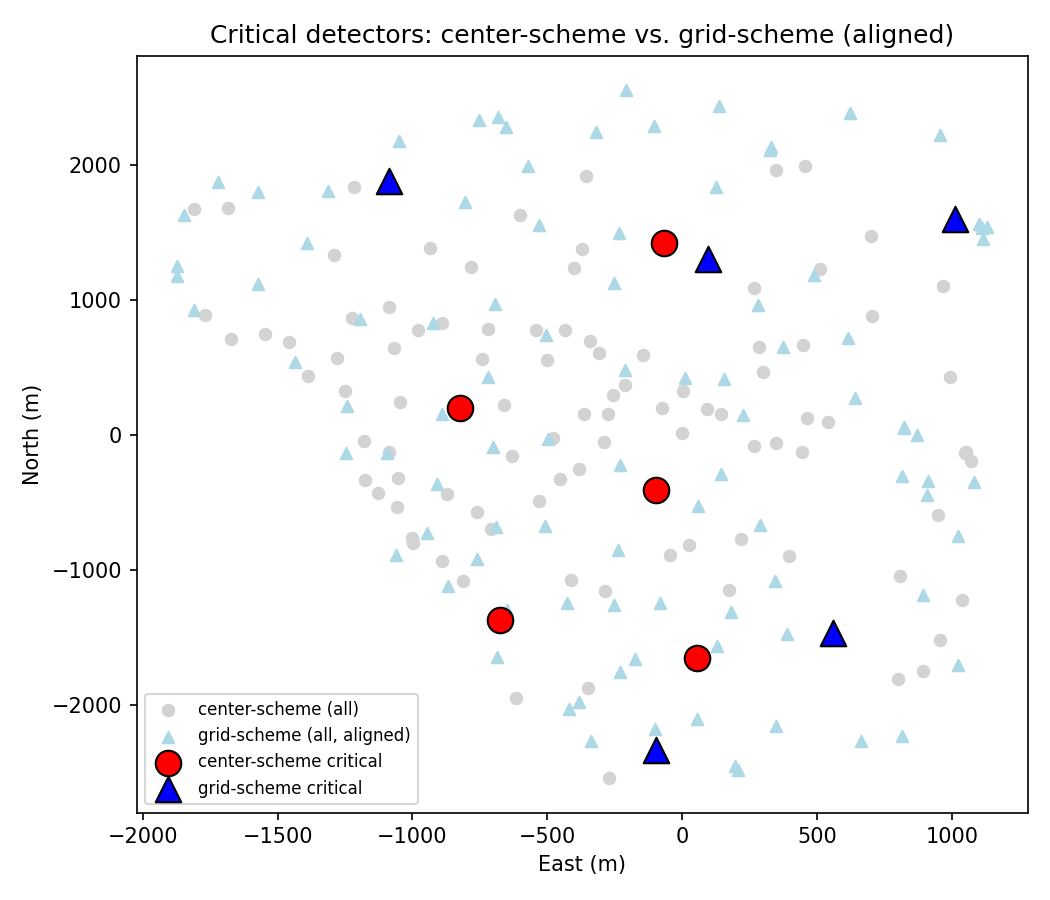

The Python source for this figure:
#!/usr/bin/env python3
"""
Cross-layout check: is the "small critical core" found by detector_removal_analysis.py
a property of detector redundancy in general, or an artifact of the one specific layout
(center-scheme, saved as "_combined" -- confirmed byte-identical: same U, same x/y) that
was analyzed?

mode_connectivity.py already established that grid-scheme and center-scheme are two
genuinely different physical arrangements (563m apart per detector after Hungarian
alignment) achieving statistically equivalent utility (U=205.9 vs 208.9 saved). Since the
plateau is degenerate, a different arrangement could solve the "which regions need
coverage" problem with an entirely different set of detectors -- there is no reason the
same DETECTOR INDEX, or even the same PHYSICAL LOCATION, should be critical in both.

This script repeats the exact same leave-one-out + 3-removal-sequence experiment as
detector_removal_analysis.py, but on the grid-scheme layout, then:
  1. compares whether grid-scheme ALSO shows a similarly concentrated, non-uniform dip
     distribution (tests whether "a small critical core exists" generalizes as a
     qualitative pattern, independent of which specific layout you look at)
  2. Hungarian-aligns grid-scheme to center-scheme (reusing opt_core.align_to_reference,
     the same approach mode_connectivity.py uses) and checks whether grid-scheme's
     critical detectors sit physically close to where center-scheme's own critical
     detectors are (a "same region needs coverage, different specific detector solves
     it" story) or in entirely different neighborhoods (criticality is tied to the whole
     arrangement, with no fixed physical location that "needs" a detector).
"""
import os, sys, json, time
import numpy as np
import torch

_V6 = "/n/holylfs05/LABS/arguelles_delgado_lab/Everyone/jagarwal/TambOpt-zlt/detector_optimization_v6"
sys.path.insert(0, _V6)
import layouts as _layouts  # noqa: E402  (layout paths live in one place)
import modules_v6  # noqa: F401

from modules_v6.constants import N_DETECTORS, TRAINING_DATASET_FOLDER, FNN_FOLDER, RECON_FOLDER
from modules_v6.opt_core import utility_of_xy, load_models, align_to_reference

DEVICE = torch.device("cuda" if torch.cuda.is_available() else "cpu")
HERE = os.path.dirname(os.path.abspath(__file__))
RUN_BASE = "/n/holylfs05/LABS/arguelles_delgado_lab/Everyone/jagarwal/v6_runs"
BATCH_SEED_BASE = 1000     # match the original detector_removal_analysis.py exactly
BATCH_SIZE = 512
N_BATCHES = 3
REMOVAL_FLOOR = 20
SEED = 123
N_HIGHLIGHT = 5

print("=" * 70)
print("Cross-layout check: does grid-scheme have the SAME critical detectors as center-scheme?")
print("=" * 70)

fnn, recon = load_models(DEVICE, fnn_folder=FNN_FOLDER, recon_dir=RECON_FOLDER + "_deepsets")

primary_all = torch.load(os.path.join(TRAINING_DATASET_FOLDER, "primary.pt"),
                         weights_only=False).float()
n_total = primary_all.shape[0]


def fresh_batch(seed):
    g = torch.Generator().manual_seed(seed)
    idx = torch.randint(0, n_total, (BATCH_SIZE,), generator=g)
    return primary_all[idx].to(DEVICE)


BATCHES = [fresh_batch(BATCH_SEED_BASE + b) for b in range(N_BATCHES)]


@torch.no_grad()
def eval_U(x, y):
    Us = [float(utility_of_xy(x.to(DEVICE), y.to(DEVICE), p, fnn, recon)[0].item()) for p in BATCHES]
    return float(np.mean(Us))


def load_layout(path):
    d = torch.load(path, map_location="cpu", weights_only=False)
    return d["x"].float().reshape(-1), d["y"].float().reshape(-1), float(d["U"])


grid_x, grid_y, grid_U_saved = load_layout(
    _layouts.primary())
full_U = eval_U(grid_x, grid_y)
print(f"grid-scheme U (saved): {grid_U_saved:.4f}  (re-evaluated, {N_BATCHES} fresh batches): {full_U:.4f}")

# ── Leave-one-out sweep on grid-scheme (Part 1 only -- the fast, cheap part) ──
print(f"\n[part 1] leave-one-out sweep on GRID-SCHEME layout ({N_DETECTORS} evals) ...")
t0 = time.time()
dips = np.zeros(N_DETECTORS, dtype=np.float64)
for i in range(N_DETECTORS):
    mask = torch.ones(N_DETECTORS, dtype=torch.bool)
    mask[i] = False
    u_without = eval_U(grid_x[mask], grid_y[mask])
    dips[i] = full_U - u_without
print(f"[part 1] done in {time.time()-t0:.0f}s")
order_by_dip = np.argsort(dips)
print(f"  dip stats: min={dips.min():.4f}  max={dips.max():.4f}  mean={dips.mean():.4f}  "
      f"std={dips.std():.4f}  (center-scheme was: mean=0.2980 std=0.5334)")

grid_critical = order_by_dip[-N_HIGHLIGHT:][::-1]
grid_redundant = order_by_dip[:N_HIGHLIGHT]
print(f"  grid-scheme most CRITICAL {N_HIGHLIGHT}: "
      f"{[(int(i), round(float(dips[i]), 4)) for i in grid_critical]}")
print(f"  grid-scheme most REDUNDANT {N_HIGHLIGHT}: "
      f"{[(int(i), round(float(dips[i]), 4)) for i in grid_redundant]}")

# ── Part 2: three removal sequences, same structure as the original script ──
def greedy_removal(pick_max: bool, label: str):
    remaining = list(range(N_DETECTORS))
    curve = [(N_DETECTORS, full_U)]
    t0 = time.time()
    while len(remaining) > REMOVAL_FLOOR:
        best_choice, best_u = None, None
        for cand in remaining:
            trial = [j for j in remaining if j != cand]
            idx_t = torch.tensor(trial, dtype=torch.long)
            u = eval_U(grid_x[idx_t], grid_y[idx_t])
            if best_u is None or (pick_max and u < best_u) or (not pick_max and u > best_u):
                best_u, best_choice = u, cand
        remaining.remove(best_choice)
        curve.append((len(remaining), best_u))
        if len(remaining) % 10 == 0:
            print(f"  [{label}] {len(remaining)} remaining, U={best_u:.3f}  ({time.time()-t0:.0f}s elapsed)")
    return curve


print(f"\n[part 2a] greedy removal: highest-dip-first, GRID-SCHEME, down to {REMOVAL_FLOOR} remaining ...")
curve_highest = greedy_removal(pick_max=True, label="highest_dip_first")
print(f"\n[part 2b] greedy removal: lowest-dip-first, GRID-SCHEME, down to {REMOVAL_FLOOR} remaining ...")
curve_lowest = greedy_removal(pick_max=False, label="lowest_dip_first")

print(f"\n[part 2c] random removal order, GRID-SCHEME, down to {REMOVAL_FLOOR} remaining ...")
rng = np.random.default_rng(SEED)
rand_order = rng.permutation(N_DETECTORS).tolist()
remaining = list(range(N_DETECTORS))
curve_random = [(N_DETECTORS, full_U)]
for det_to_remove in rand_order:
    if len(remaining) <= REMOVAL_FLOOR:
        break
    remaining.remove(det_to_remove)
    idx_t = torch.tensor(remaining, dtype=torch.long)
    u = eval_U(grid_x[idx_t], grid_y[idx_t])
    curve_random.append((len(remaining), u))

print(f"\n[comparison] U at {REMOVAL_FLOOR}-detector floor:")
print(f"  GRID-SCHEME:   highest_dip_first={curve_highest[-1][1]:.3f}  "
      f"lowest_dip_first={curve_lowest[-1][1]:.3f}  random={curve_random[-1][1]:.3f}")
print(f"  CENTER-SCHEME (original run): highest_dip_first=13.756  lowest_dip_first=148.829  random=96.243")

# ── Cross-layout spatial comparison: Hungarian-align grid-scheme to center-scheme ──
center_x, center_y, _ = load_layout(
    _layouts.secondary())
with open(os.path.join(HERE, "detector_removal_results.json")) as f:
    center_results = json.load(f)
center_dips = np.array(center_results["leave_one_out"]["dips"], dtype=np.float64)
center_order = np.argsort(center_dips)
center_critical = center_order[-N_HIGHLIGHT:][::-1]
center_redundant = center_order[:N_HIGHLIGHT]

xy_stack = np.stack([
    np.stack([center_x.numpy(), center_y.numpy()], axis=-1),
    np.stack([grid_x.numpy(), grid_y.numpy()], axis=-1),
], axis=0)  # (2, n_det, 2), center-scheme is the reference (ref_idx=0)
aligned, perms = align_to_reference(xy_stack, ref_idx=0)
grid_x_aligned = aligned[1, :, 0]
grid_y_aligned = aligned[1, :, 1]

center_pos = np.stack([center_x.numpy(), center_y.numpy()], axis=-1)   # (100, 2)
grid_pos_aligned = np.stack([grid_x_aligned, grid_y_aligned], axis=-1)  # (100, 2), same ref frame now

def nearest_dist(query_pos, pool_pos):
    d2 = ((query_pos[:, None, :] - pool_pos[None, :, :]) ** 2).sum(-1)
    return np.sqrt(d2.min(axis=1))

# For each layout's own critical/redundant detectors, distance (in the shared, aligned
# reference frame) to the NEAREST detector in the OTHER layout: small = "something in the
# other layout covers roughly the same spot"; large = "this specific spot is only covered
# in this one layout."
center_critical_pos = center_pos[center_critical]
center_redundant_pos = center_pos[center_redundant]
grid_critical_pos = grid_pos_aligned[grid_critical]
grid_redundant_pos = grid_pos_aligned[grid_redundant]

dist_center_critical_to_grid = nearest_dist(center_critical_pos, grid_pos_aligned)
dist_grid_critical_to_center = nearest_dist(grid_critical_pos, center_pos)
dist_center_redundant_to_grid = nearest_dist(center_redundant_pos, grid_pos_aligned)
dist_grid_redundant_to_center = nearest_dist(grid_redundant_pos, center_pos)
# Baseline: typical nearest-neighbor distance for ANY detector in one layout to the other
# (not just the critical/redundant ones), so we know what "close" vs "far" means here.
baseline_all = nearest_dist(center_pos, grid_pos_aligned)

print("\n" + "=" * 70)
print("CROSS-LAYOUT SPATIAL COMPARISON (after Hungarian alignment)")
print("=" * 70)
print(f"  baseline: mean nearest-neighbor distance, ANY center-scheme detector -> "
      f"nearest grid-scheme detector: {baseline_all.mean():.1f}m (std={baseline_all.std():.1f}m)")
print(f"  center-scheme CRITICAL detectors -> nearest grid-scheme detector: "
      f"mean={dist_center_critical_to_grid.mean():.1f}m  {dist_center_critical_to_grid.round(1).tolist()}")
print(f"  center-scheme REDUNDANT detectors -> nearest grid-scheme detector: "
      f"mean={dist_center_redundant_to_grid.mean():.1f}m  {dist_center_redundant_to_grid.round(1).tolist()}")
print(f"  grid-scheme CRITICAL detectors -> nearest center-scheme detector: "
      f"mean={dist_grid_critical_to_center.mean():.1f}m  {dist_grid_critical_to_center.round(1).tolist()}")
print(f"  grid-scheme REDUNDANT detectors -> nearest center-scheme detector: "
      f"mean={dist_grid_redundant_to_center.mean():.1f}m  {dist_grid_redundant_to_center.round(1).tolist()}")
print("\n  If critical detectors' cross-layout distance is close to (or below) baseline, "
      "the OTHER layout still has something covering roughly that spot (criticality "
      "reflects a physical region, solved differently by each layout). If it's well "
      "ABOVE baseline, that region is uniquely covered by only one of the two layouts.")

results = dict(
    grid_full_U=full_U,
    grid_dips=dips.tolist(),
    grid_critical=grid_critical.tolist(),
    grid_redundant=grid_redundant.tolist(),
    grid_curve_highest_dip_first=curve_highest,
    grid_curve_lowest_dip_first=curve_lowest,
    grid_curve_random=curve_random,
    center_critical=center_critical.tolist(),
    center_redundant=center_redundant.tolist(),
    baseline_nearest_neighbor_cross_layout_mean_m=float(baseline_all.mean()),
    baseline_nearest_neighbor_cross_layout_std_m=float(baseline_all.std()),
    dist_center_critical_to_grid_m=dist_center_critical_to_grid.tolist(),
    dist_center_redundant_to_grid_m=dist_center_redundant_to_grid.tolist(),
    dist_grid_critical_to_center_m=dist_grid_critical_to_center.tolist(),
    dist_grid_redundant_to_center_m=dist_grid_redundant_to_center.tolist(),
)
out_path = os.path.join(HERE, "detector_removal_cross_layout_check_results.json")
with open(out_path, "w") as f:
    json.dump(results, f, indent=2)
print(f"\nSaved to {out_path}")

try:
    import matplotlib
    matplotlib.use("Agg")
    import matplotlib.pyplot as plt
    fig, ax = plt.subplots(figsize=(7, 6))
    ax.scatter(center_pos[:, 1], center_pos[:, 0], s=30, c="lightgray", label="center-scheme (all)")
    ax.scatter(grid_pos_aligned[:, 1], grid_pos_aligned[:, 0], s=30, c="lightblue",
               marker="^", label="grid-scheme (all, aligned)")
    ax.scatter(center_critical_pos[:, 1], center_critical_pos[:, 0], s=150, c="red",
               edgecolor="black", label="center-scheme critical")
    ax.scatter(grid_critical_pos[:, 1], grid_critical_pos[:, 0], s=150, c="blue",
               marker="^", edgecolor="black", label="grid-scheme critical")
    ax.set_xlabel("East (m)")
    ax.set_ylabel("North (m)")
    ax.set_title("Critical detectors: center-scheme vs. grid-scheme (aligned)")
    ax.legend(fontsize=8, loc="best")
    fig.tight_layout()
    out_png = os.path.join(HERE, "detector_removal_cross_layout_check.png")
    fig.savefig(out_png, dpi=150)
    print(f"[plot] wrote {out_png}")
except Exception as exc:
    print(f"[plot] skipped ({exc!r})")

print("\n" + "=" * 70)
print("SUMMARY")
print("=" * 70)
print(f"  grid-scheme dip distribution: mean={dips.mean():.4f} std={dips.std():.4f}  "
      f"(center-scheme: mean=0.2980 std=0.5334) -- {'SIMILARLY concentrated' if dips.std() > 2*abs(dips.mean()) else 'different shape'}")
print(f"  grid-scheme critical detectors (own indices): {grid_critical.tolist()}")
print(f"  center-scheme critical detectors (own indices): {center_critical.tolist()}")
print(f"  mean cross-layout distance, critical detectors: "
      f"center->grid={dist_center_critical_to_grid.mean():.1f}m  grid->center={dist_grid_critical_to_center.mean():.1f}m")
print(f"  baseline (any detector) cross-layout distance: {baseline_all.mean():.1f}m")
